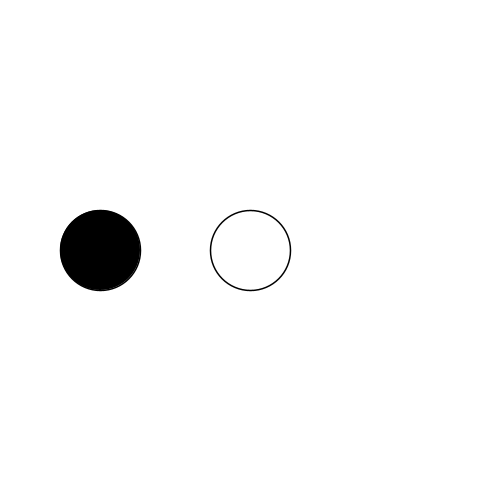
Frame 1 (no input)
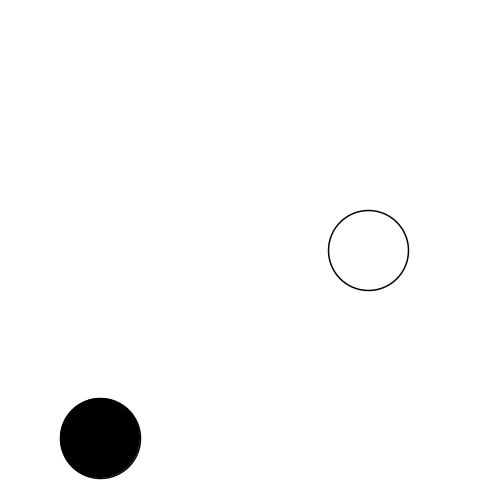
Frame 60 (the mouse pressed at the canvas centre just before this capture)
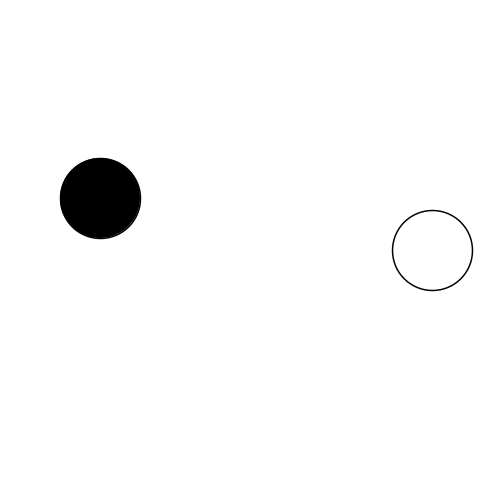
Frame 120 (the mouse held since frame 60 and released just before this capture)

The Processing sketch that drew these frames (run headless with seeded random() and noise(); from frame 60 on, the mouse is pressed at the canvas centre):

// Processing sketch: assignment
// ── assignment.pde
/*
 * Graphics Assignment 6
 * by Brayden S.
 * 
 * Animations
 * 
 */

//integers for x and y
int x = 250;
int y = 250;
int deltaX = 2;
int deltaY = 4;

void setup() {
  size(500, 500); // Size of canvas
}

void draw() {
  background(255, 255, 255); // Background color as rgb values
  stroke(0,0,0);
  strokeWeight(1.5);
  
  //first circle (left/right)
  fill(255,255,255);
  ellipse(x,250,80,80);
  
  //second circle (up/down)
  fill(0,0,0);
  ellipse(100,y,80,80);
  
  //making first circle move
  x=x+deltaX;
  if(x == width-40){
    deltaX=-2; 
  }
  if(x == 40){
    deltaX=2;
  }
  
  //making second circle move
  y=y+deltaY;
  if(y >= height-40){
    deltaY=-4; 
  }
  if(y <= 40){
    deltaY=4;
  }
}
